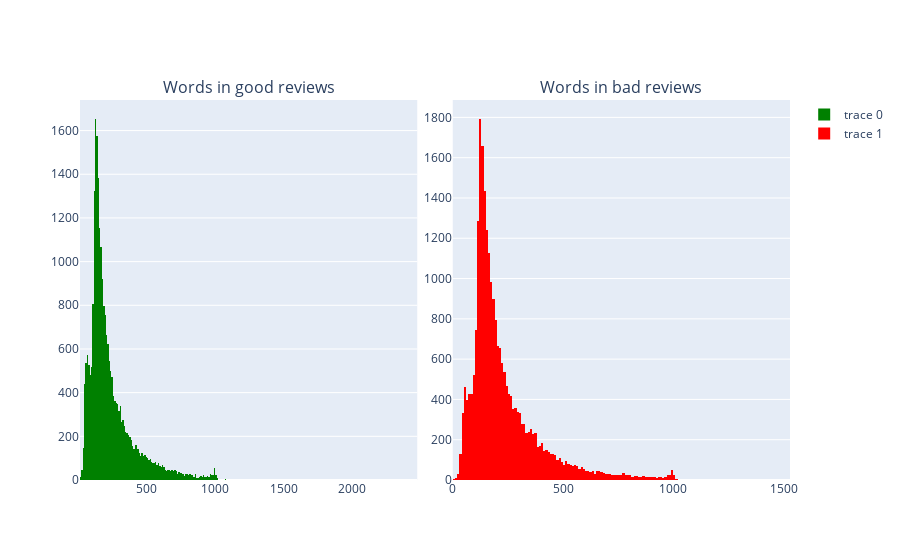

Notebook cell for this chart:
### Markdown cell above
Double checking for NaN values in 'count' row. There are None.

In 'unique' row, there are 49,582 unique reviews.
- There are 418 identical reviews. (50,000 - 49,582)
- sentiment column has '2' unique values. Confirming that there are only positive and negative.

### Code cell
import plotly.express as px
import plotly.subplots as sp
import plotly.graph_objects as go


fig = sp.make_subplots(rows=1, cols=2, subplot_titles=('Words in good reviews', 'Words in bad reviews'), shared_yaxes=False, horizontal_spacing=0.05)

# Histogram for text with good reviews
hist_good_reviews = go.Histogram(x=df[df['sentiment']==1]['review'].str.split().map(lambda x: len(x)), marker=dict(color='green'))
fig.add_trace(hist_good_reviews, row=1, col=1)

# Histogram for text with bad reviews
hist_bad_reviews = go.Histogram(x=df[df['sentiment']==0]['review'].str.split().map(lambda x: len(x)), marker=dict(color='red'))
fig.add_trace(hist_bad_reviews, row=1, col=2)

fig.show()

### Figure 1 — Plotly figure (JSON) as saved in the notebook; plotly's stock layout.template omitted (floating-point values rounded to 4 significant figures; data arrays with more than 128 entries replaced by an {"elided": "..."} marker saying what was removed)
{"data": [{"marker": {"color": "green"}, "type": "histogram", "x": {"elided": "25000 int values"}, "xaxis": "x", "yaxis": "y"}, {"marker": {"color": "red"}, "type": "histogram", "x": {"elided": "25000 int values"}, "xaxis": "x2", "yaxis": "y2"}], "layout": {"annotations": [{"font": {"size": 16}, "showarrow": false, "text": "Words in good reviews", "x": 0.2375, "xanchor": "center", "xref": "paper", "y": 1, "yanchor": "bottom", "yref": "paper"}, {"font": {"size": 16}, "showarrow": false, "text": "Words in bad reviews", "x": 0.7625, "xanchor": "center", "xref": "paper", "y": 1, "yanchor": "bottom", "yref": "paper"}], "xaxis": {"anchor": "y", "domain": [0, 0.475]}, "xaxis2": {"anchor": "y2", "domain": [0.525, 1]}, "yaxis": {"anchor": "x", "domain": [0, 1]}, "yaxis2": {"anchor": "x2", "domain": [0, 1]}}}
